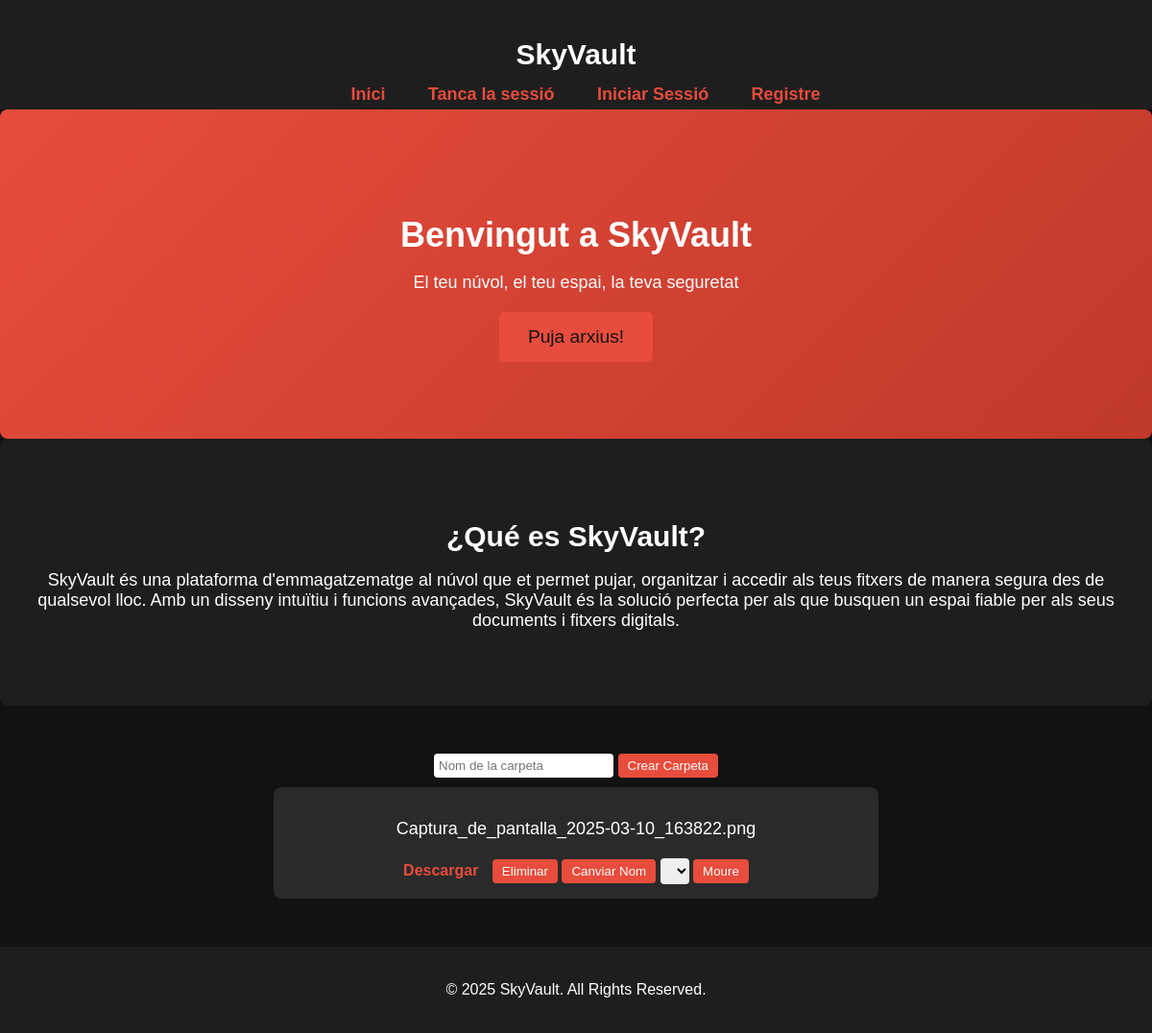
The page /files (signed in) on the database as committed earlier.
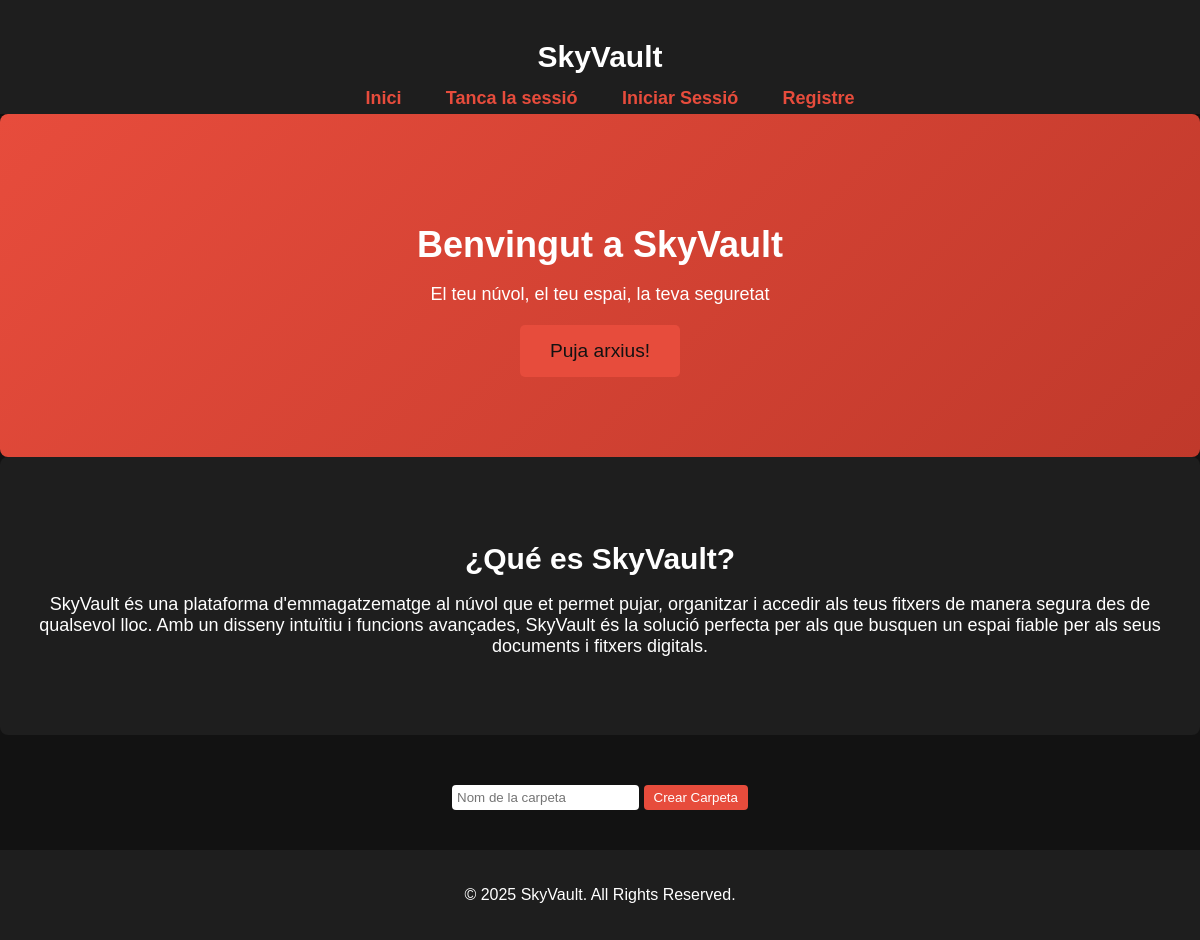
The same page on the database as committed later.
### app.py (models this page shows)
class File(db.Model):
    id = db.Column(db.Integer, primary_key=True)
    filename = db.Column(db.String(255), nullable=False)
    filepath = db.Column(db.String(255), nullable=False)
    user_id = db.Column(db.Integer, db.ForeignKey('user.id'), nullable=False)
    uploaded_at = db.Column(db.DateTime, default=db.func.current_timestamp())
    user = db.relationship('User', backref=db.backref('files', lazy=True))

### app.py (the view)
@app.route('/files')
@login_required
def list_files():
    user_files = File.query.filter_by(user_id=current_user.id).all()
    folders = [f for f in os.listdir(app.config['UPLOAD_FOLDER']) if os.path.isdir(os.path.join(app.config['UPLOAD_FOLDER'], f))]
    return render_template('web.html', files=user_files, folders=folders)

### app.py (called while the page is built)
@login_manager.user_loader
def load_user(user_id):
    return User.query.get(int(user_id))

### templates/web.html (shortened to what this page needs)
<!DOCTYPE html>
<html lang="es">
<head>
</head>
<body>
    <header>
        <h1>SkyVault</h1>
        <nav class="col-12 col-lg-12 col-dm-12 col-sm-12">
            <ul id="htopnav">
                <li><a href="{{ url_for('home') }}">Inici</a></li>
                <li><a href="{{ url_for('logout') }}">Tanca la sessió</a></li>
                <li><a href="{{ url_for('login') }}">Iniciar Sessió</a></li>
                <li><a href="{{ url_for('register') }}">Registre</a></li>
            </ul>
        </nav>
    </header>
    <section id="hero">
        <h2>Benvingut a SkyVault</h2>
        <p>El teu núvol, el teu espai, la teva seguretat</p>
        <a href="{{ url_for('register') }}" class="btn">Puja arxius!</a>
    </section>
    <section id="about">
        <h2>¿Qué es SkyVault?</h2>
        <p>SkyVault és una plataforma d'emmagatzematge al núvol que et permet pujar, organitzar i accedir als teus fitxers de manera segura des de qualsevol lloc. Amb un disseny intuïtiu i funcions avançades, SkyVault és la solució perfecta per als que busquen un espai fiable per als seus documents i fitxers digitals.</p>
    </section>
    <section id="files">
        <form action="{{ url_for('create_folder') }}" method="POST">
            <input type="text" name="folder_name" placeholder="Nom de la carpeta" required>
            <button type="submit">Crear Carpeta</button>
        </form>
        {% for file in files %}
            <div>
                <p>{{ file.filename }}</p>
                <a href="{{ url_for('download_file', file_id=file.id) }}">Descargar</a>
                <form method="POST" action="{{ url_for('delete_file', file_id=file.id) }}" style="display:inline;">
                    <button type="submit" onclick="return confirm('¿Eliminar arxiu?');">Eliminar</button>
                </form>
                <button onclick="toggleRenameForm('{{ file.id }}')">Canviar Nom</button>
                <form action="{{ url_for('move_file') }}" method="POST">
                    <select name="folder_name">
                    </select>
                    <button type="submit">Moure</button>
                </form>
            </div>
        {% endfor %}
    </section>
    <footer>
        <p>&copy; 2025 SkyVault. All Rights Reserved.</p>
    </footer>
</body>
</html>

### templates/web.html (style rules this page uses)
body { font-family: Arial, sans-serif; margin: 0; padding: 0; background-color: #121212; color: #ffffff; }
header { background: #1e1e1e; padding: 20px; text-align: center; box-shadow: 0 4px 8px rgba(0, 0, 0, 0.3); }
nav ul { list-style: none; padding: 0; margin: 0; position: relative; bottom: 1em; }
nav ul li { display: inline; margin: 0 20px; }
nav a { color: #e74c3c; text-decoration: none; font-size: 18px; font-weight: bold; transition: color 0.3s ease; }
.btn { display: inline-block; padding: 15px 30px; background-color: #e74c3c; color: #121212; text-decoration: none; border-radius: 5px; font-size: 1.2em; transition: background 0.3s ease, transform 0.2s ease; }
section { padding: 50px 20px; text-align: center; }
#hero { background: linear-gradient(135deg, #e74c3c, #c0392b); color: #fff; padding: 80px 20px; text-align: center; border-radius: 8px; }
#hero h2 { font-size: 36px; margin-bottom: 10px; }
#hero p { font-size: 18px; margin-bottom: 20px; }
#about { background-color: #1e1e1e; padding: 60px 20px; border-radius: 8px; }
#about h2 { font-size: 30px; margin-bottom: 10px; }
#about p { font-size: 18px; }
#files { padding: 40px; }
#files form { display: inline-block; margin-top: 10px; }
#files input[type="text"] { padding: 5px; border-radius: 4px; border: none; outline: none; }
#files button { background-color: #e74c3c; border: none; color: white; padding: 5px 10px; border-radius: 4px; cursor: pointer; transition: background 0.3s ease; }
footer { background: #1e1e1e; padding: 20px; text-align: center; color: #ffffff; }
h1 { font-size: 30px; }
[class*="col-"] { float: left; padding: 10px; }
.col-12 { width: 100%; }

Rows that differ between the two databases and show on the page:
removed File: filename "Captura_de_pantalla_2025-03-10_163822.png"
